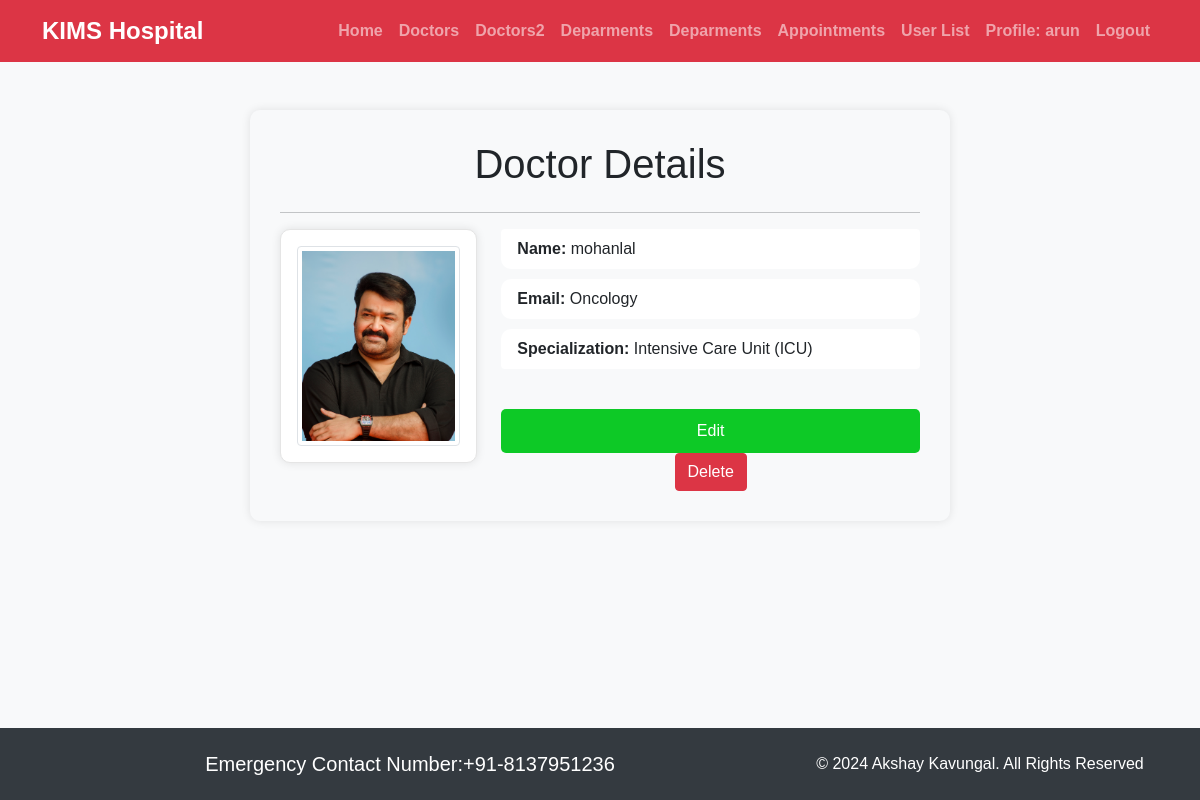
/doctors_list/2/ (signed in), run on the app's committed database.
### customer/models.py (models this page shows, shortened)
class Doctors(models.Model):
    doc_name =models.CharField(max_length=100)
    doc_spec =models.CharField(max_length=100)
    dep_name =models.ForeignKey(Departments, on_delete=models.CASCADE)
    dep_image = models.ImageField(upload_to='doctors')

class Departments(models.Model):
    dep_name = models.CharField(max_length=100)
    dep_description = models.CharField(max_length=100)
    def __str__(self):
        return self.dep_name

### admin1/views.py (the view)
# urls.py: path('doctors_list/<int:pk>/', DoctorDetailView.as_view(), name='doctor_detail'),
class DoctorDetailView(DetailView):
    model = Doctors
    template_name = 'admintemplate/doctor_detail.html'
    context_object_name = 'doctor'

### templates/admintemplate/doctor_detail.html (shortened to what this page needs)
    {% extends 'admintemplate/base.html' %}
    {% block content %}
    <div class="container form-container">
        <h1 class="text-center mb-4">Doctor Details</h1>
        <hr>
        <div class="row">
            <div class="col-sm-4">
                <div class="card mb-3 profile-card">
                    <div class="card-body text-center">
                        {% if user.profile %}
                            <img src="{{ doctor.dep_image.url }}" class="card-img-top img-thumbnail rounded" alt="Profile Picture" style="width: 250px; height: 200px; object-fit: cover;">
                        {% else %}
                            <p class="card-text">No profile picture available</p>
                        {% endif %}
                    </div>
                </div>
            </div>
            <div class="col-sm-8">
                <ul class="list-group">
                    <li class="list-group-item"><strong>Name:</strong> {{doctor.doc_name  }}</li>
                    <li class="list-group-item"><strong>Email:</strong> {{ doctor.doc_spec }}</li>
                    <li class="list-group-item"><strong>Specialization:</strong> {{ doctor.dep_name  }}</li>
                </ul>
                <div class="text-center">
                    <a href="{% url 'doctor_update' doctor.pk %}" class="btn btn-primary update-button">Edit</a>
                    <form action="{% url 'doctor_delete' doctor.pk %}" method="post">
                        <input type="submit" class="btn btn-danger" update-button value="Delete">
                    </form>
                </div>
            </div>
        </div>
    </div>
    {% endblock %}

### templates/admintemplate/base.html (shortened to what this page needs)
{% load static %}
<!DOCTYPE html>
<html lang="en">
<head>
  <link rel="stylesheet" href="https://cdn.jsdelivr.net/npm/bootstrap@5.1.3/dist/css/bootstrap.min.css">
  <link rel="stylesheet" href="https://use.fontawesome.com/releases/v5.2.0/css/all.css">
  <link rel="stylesheet" href="{% static '/css/style2.css' %}">
  <link rel="stylesheet" href="{% static '/css/form_page.css' %}">
  <link rel="stylesheet" href="{% static '/css/profile.css' %}">
  <link rel="stylesheet" href="{% static '/css/appo_list.css' %}">
</head>
<body>
  <nav class="navbar navbar-expand-md navbar-dark bg-danger">
    <div class="container">
      <a class="navbar-brand" href="#">KIMS Hospital</a>
      <div class="collapse navbar-collapse justify-content-end" id="navbarNav">
        <ul class="navbar-nav">
          <li class="nav-item">
            <a class="nav-link" href="{% url 'adminhome' %}">Home</a>
          </li>
          <li class="nav-item">
            <a class="nav-link" href="{% url 'doctor_list' %}">Doctors </a>
          </li>
          <li class="nav-item">
            <a class="nav-link" href="{% url 'doctor2_list' %}">Doctors2 </a>
          </li>
          <li class="nav-item">
            <a class="nav-link" href="{% url 'departments_list' %}"> Deparments </a>
          </li>
          <li class="nav-item">
            <a class="nav-link" href="{% url 'department_list' %}"> Deparments </a>
          </li>
          <li class="nav-item">
            <a class="nav-link" href="{% url 'booking_list' %}"> Appointments </a>
          </li>
          <li class="nav-item">
            <a class="nav-link" href="{% url 'profile_list' %}"> User List </a>
          </li>
          <li class="nav-item">
            <a class="nav-link" > {% if user.is_authenticated %} Profile: {{user.username}}
              {%endif%}</a>
          </li>
          <li class="nav-item">
            <a class="nav-link" href="{% url 'logout' %}">Logout</a>
          </li>
        </ul>
      </div>
    </div>
  </nav>
  <div class="container mt-5 flex-grow-1">
    {% block content %}{% endblock %}
  </div>
  <footer class="pt-4 pb-4 text-center ">
    <div class="container">
      <div class="row">
        <div class="col-md-8">
          <h5 class="mb-0">Emergency Contact Number:+91-8137951236</h5>
        </div>
        <div class="col-md-4">
          <p class="mb-0">© 2024 Akshay Kavungal. All Rights Reserved</p>
        </div>
      </div>
    </div>
  </footer>
</body>
</html>

### static/css/form_page.css (style rules this page uses)
.form-container { background-color: #f8f9fa; padding: 30px; border-radius: 10px; box-shadow: 0 0 10px rgba(0, 0, 0, 0.1); max-width: 700px; margin: 0 auto; }

### static/css/profile.css (style rules this page uses)
.card-body.text-center img { display: block; margin: 0 auto; }
.profile-card { border: 1px solid #e5e5e5; border-radius: 10px; box-shadow: 0 0 10px rgba(0, 0, 0, 0.1); }
.update-button { width: 100%; padding: 10px; background-color: #0dc926; color: #fff; border: none; border-radius: 5px; cursor: pointer; transition: background-color 0.3s ease; }

### static/css/appo_list.css (style rules this page uses)
.list-group { margin-bottom: 30px; }
.list-group-item { border: none; border-radius: 10px; margin-bottom: 10px; }

### templates/admintemplate/base.html (style rules this page uses)
body { background-color: #f8f9fa; font-family: Arial, sans-serif; display: flex; flex-direction: column; min-height: 100vh; }
.navbar-brand { font-size: 1.5rem; font-weight: bold; }
.nav-link { color: #fff; font-weight: bold; }
footer { background-color: #343a40; color: #fff; width: 100%; }

### data on the page
Doctors: dep_image (picture), doc_name "mohanlal", doc_spec "Oncology", dep_name "Intensive Care Unit (ICU)"

### other printed values
{{ user.username }} "arun"
